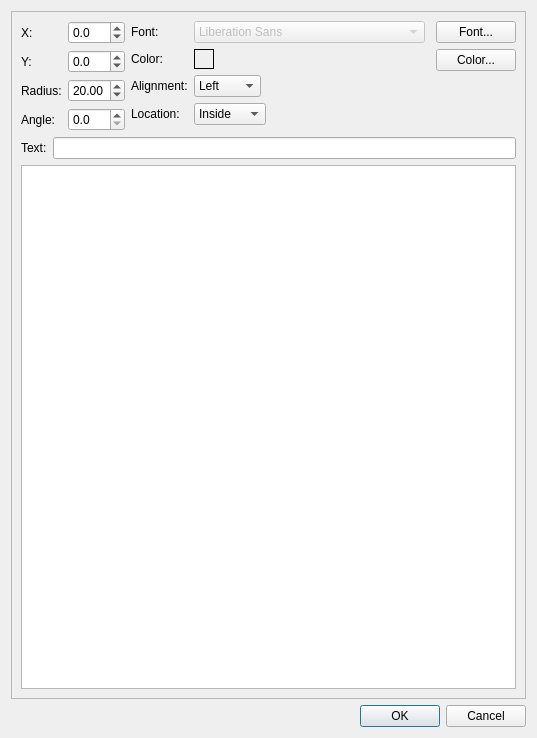
<ui version="4.0" >
 <class>QDialogRoundText</class>
 <widget class="QDialog" name="QDialogRoundText" >
  <property name="windowModality" >
   <enum>Qt::NonModal</enum>
  </property>
  <property name="geometry" >
   <rect>
    <x>0</x>
    <y>0</y>
    <width>537</width>
    <height>738</height>
   </rect>
  </property>
  <property name="windowTitle" >
   <string>Text properties</string>
  </property>
  <property name="modal" >
   <bool>true</bool>
  </property>
  <layout class="QHBoxLayout" name="horizontalLayout_3" >
   <item>
    <layout class="QVBoxLayout" name="verticalLayout" >
     <item>
      <widget class="QFrame" name="frame" >
       <property name="frameShape" >
        <enum>QFrame::StyledPanel</enum>
       </property>
       <property name="frameShadow" >
        <enum>QFrame::Raised</enum>
       </property>
       <property name="lineWidth" >
        <number>3</number>
       </property>
       <layout class="QVBoxLayout" name="verticalLayout_2" >
        <item>
         <layout class="QHBoxLayout" name="horizontalLayout" >
          <item>
           <layout class="QFormLayout" name="formLayout" >
            <item row="0" column="0" >
             <widget class="QLabel" name="label" >
              <property name="text" >
               <string>X:</string>
              </property>
             </widget>
            </item>
            <item row="0" column="1" >
             <widget class="QDoubleSpinBox" name="spinX" >
              <property name="decimals" >
               <number>1</number>
              </property>
              <property name="minimum" >
               <double>-61.000000000000000</double>
              </property>
              <property name="maximum" >
               <double>61.000000000000000</double>
              </property>
             </widget>
            </item>
            <item row="1" column="0" >
             <widget class="QLabel" name="label_2" >
              <property name="text" >
               <string>Y:</string>
              </property>
             </widget>
            </item>
            <item row="1" column="1" >
             <widget class="QDoubleSpinBox" name="spinY" >
              <property name="decimals" >
               <number>1</number>
              </property>
              <property name="minimum" >
               <double>-61.000000000000000</double>
              </property>
              <property name="maximum" >
               <double>61.000000000000000</double>
              </property>
             </widget>
            </item>
            <item row="2" column="1" >
             <widget class="QDoubleSpinBox" name="spinRadi" >
              <property name="minimum" >
               <double>10.000000000000000</double>
              </property>
              <property name="maximum" >
               <double>80.000000000000000</double>
              </property>
              <property name="value" >
               <double>20.000000000000000</double>
              </property>
             </widget>
            </item>
            <item row="2" column="0" >
             <widget class="QLabel" name="label_7" >
              <property name="text" >
               <string>Radius:</string>
              </property>
             </widget>
            </item>
            <item row="3" column="1" >
             <widget class="QDoubleSpinBox" name="spinAngle" >
              <property name="decimals" >
               <number>1</number>
              </property>
              <property name="maximum" >
               <double>360.000000000000000</double>
              </property>
              <property name="singleStep" >
               <double>10.000000000000000</double>
              </property>
             </widget>
            </item>
            <item row="3" column="0" >
             <widget class="QLabel" name="label_8" >
              <property name="text" >
               <string>Angle:</string>
              </property>
             </widget>
            </item>
           </layout>
          </item>
          <item>
           <spacer name="horizontalSpacer" >
            <property name="orientation" >
             <enum>Qt::Horizontal</enum>
            </property>
            <property name="sizeHint" stdset="0" >
             <size>
              <width>13</width>
              <height>20</height>
             </size>
            </property>
           </spacer>
          </item>
          <item>
           <layout class="QFormLayout" name="formLayout_3" >
            <property name="fieldGrowthPolicy" >
             <enum>QFormLayout::ExpandingFieldsGrow</enum>
            </property>
            <item row="0" column="0" >
             <widget class="QLabel" name="label_5" >
              <property name="text" >
               <string>Font:</string>
              </property>
             </widget>
            </item>
            <item row="1" column="0" >
             <widget class="QLabel" name="label_6" >
              <property name="text" >
               <string>Color:</string>
              </property>
             </widget>
            </item>
            <item row="2" column="1" >
             <widget class="QComboBox" name="comboAlignment" >
              <property name="currentIndex" >
               <number>0</number>
              </property>
              <item>
               <property name="text" >
                <string>Left</string>
               </property>
              </item>
              <item>
               <property name="text" >
                <string>Center</string>
               </property>
              </item>
              <item>
               <property name="text" >
                <string>Right</string>
               </property>
              </item>
             </widget>
            </item>
            <item row="2" column="0" >
             <widget class="QLabel" name="label_9" >
              <property name="text" >
               <string>Alignment:</string>
              </property>
             </widget>
            </item>
            <item row="3" column="1" >
             <widget class="QComboBox" name="comboLocation" >
              <property name="currentIndex" >
               <number>0</number>
              </property>
              <item>
               <property name="text" >
                <string>Inside</string>
               </property>
              </item>
              <item>
               <property name="text" >
                <string>Outside</string>
               </property>
              </item>
             </widget>
            </item>
            <item row="3" column="0" >
             <widget class="QLabel" name="label_10" >
              <property name="text" >
               <string>Location:</string>
              </property>
             </widget>
            </item>
            <item row="0" column="1" >
             <widget class="QFontComboBox" name="fontName" >
              <property name="enabled" >
               <bool>false</bool>
              </property>
              <property name="editable" >
               <bool>false</bool>
              </property>
             </widget>
            </item>
            <item row="1" column="1" >
             <widget class="QLabel" name="colorWidget" >
              <property name="minimumSize" >
               <size>
                <width>20</width>
                <height>20</height>
               </size>
              </property>
              <property name="maximumSize" >
               <size>
                <width>20</width>
                <height>20</height>
               </size>
              </property>
              <property name="frameShape" >
               <enum>QFrame::Box</enum>
              </property>
              <property name="text" >
               <string/>
              </property>
             </widget>
            </item>
           </layout>
          </item>
          <item>
           <spacer name="horizontalSpacer_2" >
            <property name="orientation" >
             <enum>Qt::Horizontal</enum>
            </property>
            <property name="sizeHint" stdset="0" >
             <size>
              <width>17</width>
              <height>20</height>
             </size>
            </property>
           </spacer>
          </item>
          <item>
           <layout class="QFormLayout" name="formLayout_4" >
            <item row="0" column="0" >
             <widget class="QPushButton" name="btnFont" >
              <property name="text" >
               <string>Font...</string>
              </property>
             </widget>
            </item>
            <item row="1" column="0" >
             <widget class="QPushButton" name="btnColor" >
              <property name="text" >
               <string>Color...</string>
              </property>
             </widget>
            </item>
           </layout>
          </item>
         </layout>
        </item>
        <item>
         <layout class="QHBoxLayout" name="horizontalLayout_2" >
          <item>
           <widget class="QLabel" name="label_3" >
            <property name="text" >
             <string>Text:</string>
            </property>
           </widget>
          </item>
          <item>
           <widget class="QLineEdit" name="textEdit" />
          </item>
         </layout>
        </item>
        <item>
         <widget class="QCDView" name="cdView" >
          <property name="sizePolicy" >
           <sizepolicy vsizetype="Expanding" hsizetype="Expanding" >
            <horstretch>0</horstretch>
            <verstretch>1</verstretch>
           </sizepolicy>
          </property>
          <property name="interactive" >
           <bool>false</bool>
          </property>
         </widget>
        </item>
       </layout>
      </widget>
     </item>
     <item>
      <widget class="QDialogButtonBox" name="buttonBox" >
       <property name="orientation" >
        <enum>Qt::Horizontal</enum>
       </property>
       <property name="standardButtons" >
        <set>QDialogButtonBox::Cancel|QDialogButtonBox::Ok</set>
       </property>
      </widget>
     </item>
    </layout>
   </item>
  </layout>
 </widget>
 <customwidgets>
  <customwidget>
   <class>QCDView</class>
   <extends>QGraphicsView</extends>
   <header>qcdview.h</header>
  </customwidget>
 </customwidgets>
 <tabstops>
  <tabstop>btnColor</tabstop>
  <tabstop>buttonBox</tabstop>
  <tabstop>spinX</tabstop>
  <tabstop>spinY</tabstop>
  <tabstop>spinRadi</tabstop>
  <tabstop>spinAngle</tabstop>
  <tabstop>comboAlignment</tabstop>
  <tabstop>comboLocation</tabstop>
  <tabstop>btnFont</tabstop>
 </tabstops>
 <resources/>
 <connections>
  <connection>
   <sender>buttonBox</sender>
   <signal>accepted()</signal>
   <receiver>QDialogRoundText</receiver>
   <slot>accept()</slot>
   <hints>
    <hint type="sourcelabel" >
     <x>258</x>
     <y>582</y>
    </hint>
    <hint type="destinationlabel" >
     <x>157</x>
     <y>274</y>
    </hint>
   </hints>
  </connection>
  <connection>
   <sender>buttonBox</sender>
   <signal>rejected()</signal>
   <receiver>QDialogRoundText</receiver>
   <slot>reject()</slot>
   <hints>
    <hint type="sourcelabel" >
     <x>326</x>
     <y>582</y>
    </hint>
    <hint type="destinationlabel" >
     <x>286</x>
     <y>274</y>
    </hint>
   </hints>
  </connection>
 </connections>
</ui>
